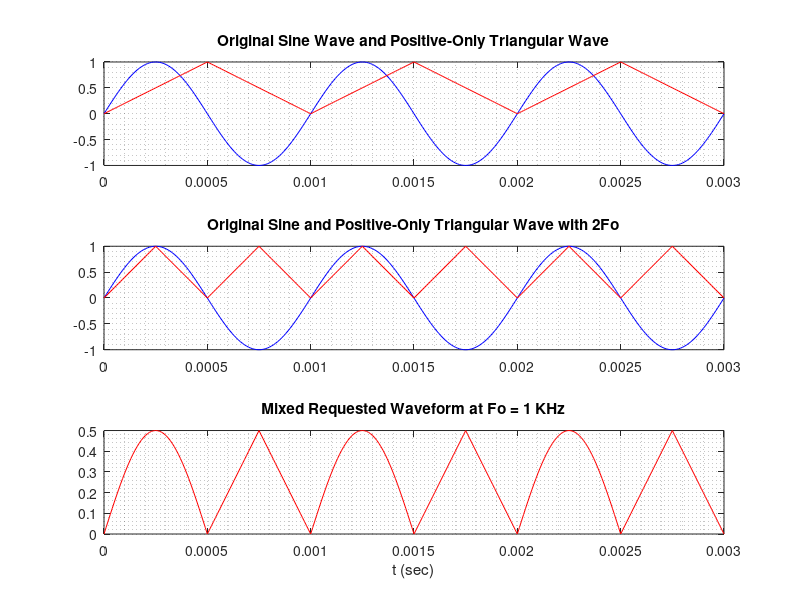

Source code (MATLAB):
%% PRACTICE 2.8. Generation of a sinusoidal–triangular hybrid wave

clc, close all, clear all
Fo = 1000;
T = 1/Fo;
duration = 3*T;
Ts = T/100; % Time between samples
tn = 0:Ts:duration; % Start:Step:End

y1 = 1*sin(2*pi*Fo*tn);
y2 = 0.5*sawtooth(2*pi*Fo*tn, 0.5) + 0.5;

subplot(3,1,1)
plot(tn, y1, 'b')
hold on
plot(tn, y2, 'r')
title('Original Sine Wave and Positive-Only Triangular Wave')
grid minor

% To align the triangular wave as desired, we must 
% double the frequency:
y2_2f = 0.5*sawtooth(2*pi*2*Fo*tn, 0.5) + 0.5;

subplot(3,1,2)
plot(tn, y1, 'b')
hold on
plot(tn, y2_2f, 'r')
title('Original Sine and Positive-Only Triangular Wave with 2Fo')
grid minor

% Now, if the sine wave is negative, replace it 
% with the triangular wave:
y_final = y1;
for n = 1:length(tn)
    if y1(n) <= 0
        y_final(n) = y2_2f(n);
    end
end

y_final = 0.5 * y_final;

subplot(3,1,3)
plot(tn, y_final, 'r')
title('Mixed Requested Waveform at Fo = 1 KHz')
xlabel('t (sec)')
grid minor

% Audio verification: 
% Fs = 1/Ts;
% sound(y_final, Fs)
